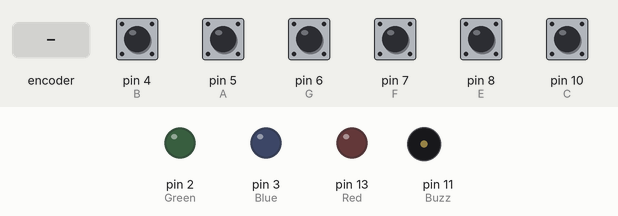
Recording of a sketch running on a simulated Arduino Uno, built with avr-gcc and run on an emulated ATmega328P. Parts: output pins drawn as LEDs (lit = HIGH), buzzer (waves = sounding). The inputs (shaded band) are chosen by the test bench; at power-on: pin 4 (B), pin 5 (A), pin 6 (G), pin 7 (F), pin 8 (E), pin 10 (C) HIGH.

Above: at 1.2 s.
1.3 s: rotary encoder on pin 5 (A) / pin 4 (B) turned 1 step (first pin leading)
At 1.7 s:
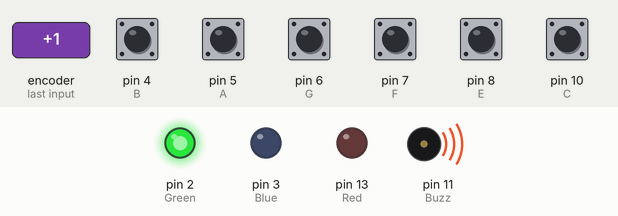
3.3 s: pin 10 (C) pulled LOW for 0.15 s
At 3.7 s:
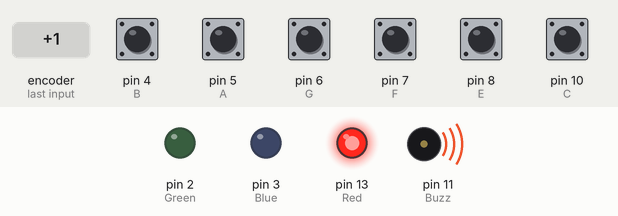
Timing chart, 0 to 6.3 s (numbered marks = the images above; inputs shaded):
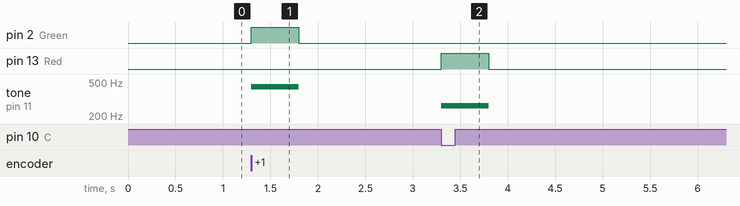

Measured:
- after the input at 1.3 s, pin 2 (Green): LOW → HIGH at once, → LOW 0.50 s later; tone on pin 11 (Buzz): silent → 440 Hz at once, → silent 0.50 s later
- after the input at 3.3 s, pin 13 (Red): LOW → HIGH at once, → LOW 0.50 s later; tone on pin 11 (Buzz): silent → 262 Hz at once, → silent 0.50 s later

The sketch:

piano_tiles.ino
```cpp
/* START
 *  Druksensor registreert persoon aanwezigheid
 *  Arduino gaat aan
 *  LEDs en geluid gaan aan om aan te geven dat het aanstaat
 *
 *  API
 *  - Toevoegen nummer halen uit API
 *  - Kies een van de vijf nummers op telefoon
 *  - QR codes
 *
 *  WERKING
 *  Aftellen - Licht
 *  Eerste ronde - LED gaat aan
 *  Gebruiker gaat naar druksensorplaat bij de blomepot
 *  LED gaat aan in knipperen in een van de bloempotten, geeft aan dat de gebruiker daar straks heen moet
 *  LED blijven 10 sec. aan
 *  LED gaan weer knipperen
 *
 *  EINDE
 *  Als speler LEDS niet bereikt gaan ze uit en is het game over.
 *  Anders duurt het nummer een minuut lang.
 *  -Speler krijgt score
 *  -Nummer speelt opnieuw af na het spelen, als je noten mist dan hoor je dat daara terug ]
 */

#define T_C 262
#define T_D 294
#define T_E 330
#define T_F 349
#define T_G 392
#define T_A 440
#define T_B 493

const int C = 10;
const int D = 9;
const int E = 8;
const int F = 7;
const int G = 6;
const int A = 5;
const int B = 4;

const int Buzz = 11;
const int Red = 13;
const int Blue = 3;
const int Green = 2;

void setup()
{
  pinMode(Red, OUTPUT);
  pinMode(Blue, OUTPUT);
  pinMode(Green, OUTPUT);
  pinMode(C, INPUT);
  digitalWrite(C,HIGH);

  pinMode(D, INPUT);
  digitalWrite(D,HIGH);

  pinMode(E, INPUT);
  digitalWrite(E,HIGH);

  pinMode(F, INPUT);
  digitalWrite(F,HIGH);

  pinMode(G, INPUT);
  digitalWrite(G,HIGH);

  pinMode(A, INPUT);
  digitalWrite(A,HIGH);

  pinMode(B, INPUT);
  digitalWrite(B,HIGH);


//  digitalWrite(LED,LOW);
}

void loop()
{
  while(digitalRead(C) == LOW)
  {
    tone(Buzz,T_C);
    digitalWrite(Red,HIGH);
    delay(500);
    digitalWrite(Red,LOW);
  }

  while(digitalRead(C) == LOW)
  {
    tone(Buzz,T_D);
    digitalWrite(Blue,HIGH);
    delay(500);
    digitalWrite(Blue,LOW);
  }

  while(digitalRead(E) == LOW)
  {
    tone(Buzz,T_E);
    digitalWrite(Green,HIGH);
    delay(500);
    digitalWrite(Green, LOW);
  }

  while(digitalRead(F) == LOW)
  {
   tone(Buzz,T_F);
   digitalWrite(Green,HIGH);
   delay(500);
   digitalWrite(Green, LOW);
  }

  while(digitalRead(G) == LOW)
  {
    tone(Buzz,T_G);
    digitalWrite(Green,HIGH);
    delay(500);
    digitalWrite(Green, LOW);
  }

  while(digitalRead(A) == LOW)
  {
    tone(Buzz,T_A);
    digitalWrite(Green,HIGH);
    delay(500);
    digitalWrite(Green, LOW);
  }

  while(digitalRead(B) == LOW)
  {
    tone(Buzz,T_B);
    digitalWrite(Green,HIGH);
    delay(500);
    digitalWrite(Green, LOW);
  }

 noTone(Buzz);
}
```
